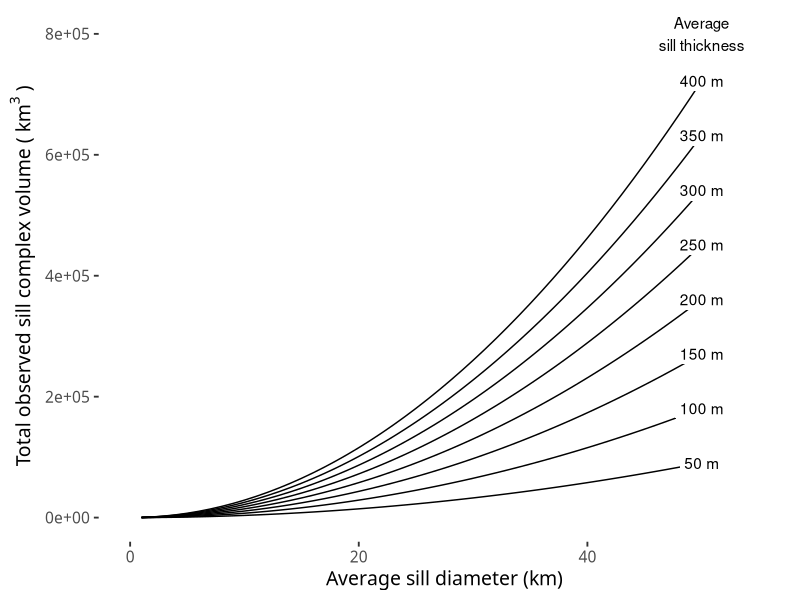
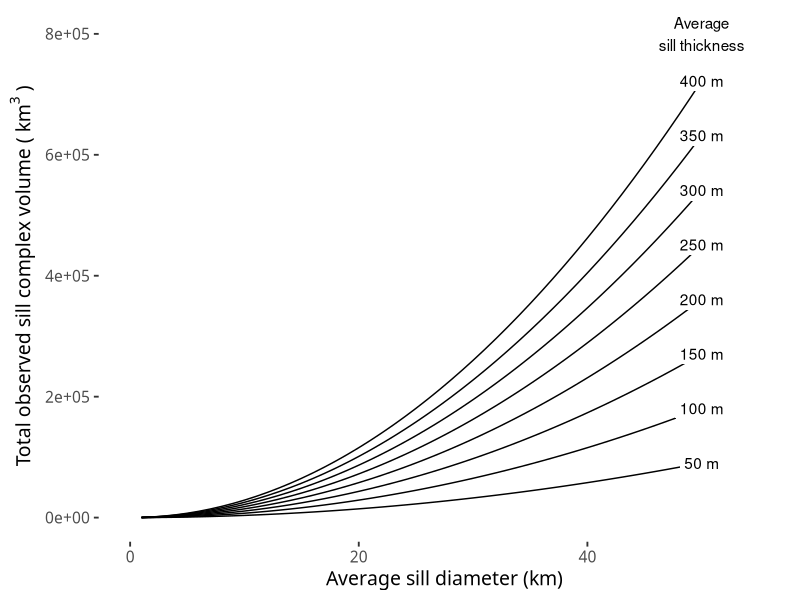

Recreate these plots in R, in order.
####################################################
############ Sill province volume calcs ############
####################################################

### This script plots a figure for the Rockall sills
### paper which provides estimates of the total vol
### of a sill complex with 920 sills, for different
### average sill thicknesses and diameters. 

# Load required packages
library("tidyverse")
library("ggrepel")
library("ggthemes")

# Define a function to calculate the volume 
get_vol <- function(diameters_km, thickness_m)
{
  num_sills = 920.0
  return(num_sills * (diameters_km/2.0)^2.0 * pi * (thickness_m / 1000.0))
}

# Calculate and make plot 
tibble(diameters = seq(from=1, to=50, by=1)) %>% # Make a tibble with diams
  mutate("50 m" = get_vol(diameters, 50),        # Make the columns of vols for each sill thickness 
         "100 m" = get_vol(diameters, 100), 
         "150 m" = get_vol(diameters, 150), 
         "200 m" = get_vol(diameters, 200), 
         "250 m" = get_vol(diameters, 250), 
         "300 m" = get_vol(diameters, 300), 
         "350 m" = get_vol(diameters, 350), 
         "400 m" = get_vol(diameters, 400)
         ) %>% 
  gather(thickness, volume, "50 m", "100 m", "150 m", "200 m", "250 m", 
         "300 m", "350 m", "400 m") %>%          # Gather to make data long format
  mutate(label = if_else(diameters == max(diameters), 
                 as.character(thickness), NA_character_)) %>%   # Make a label at the end of the line
  ggplot(aes(x=diameters, y=volume, group=thickness)) + 
  geom_line() +
  geom_label(aes(label=label), na.rm=TRUE, label.size=0) +
  xlim(0,55) +
  scale_colour_discrete(guide = 'none') + 
  annotate("text", x = 50, y = 8e05, label = "Average\nsill thickness") +
  labs(x = "Average sill diameter (km)",
       y = bquote("Total observed sill complex volume (" ~ km^3~")")) +
  theme_tufte(base_size = 14, base_family = "sansserif")
ggsave("total_sill_vol.png", height = 5, width = 7, units="in", dpi = 600)
